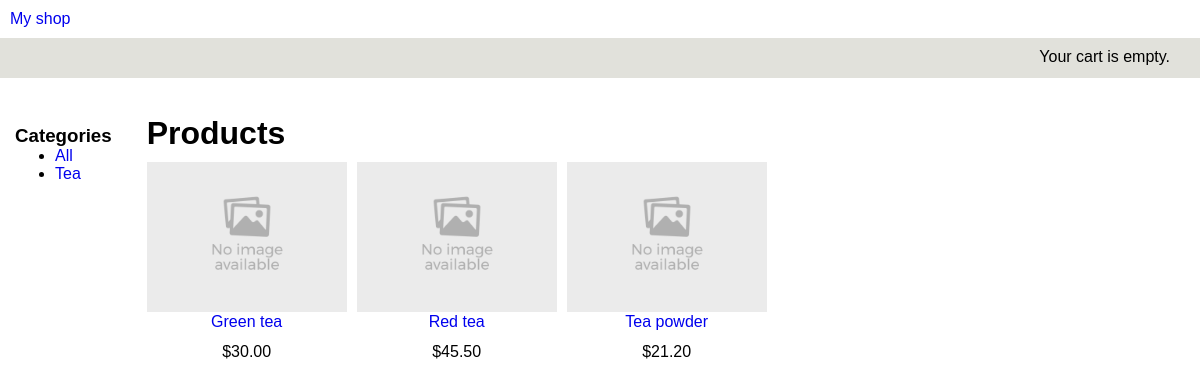
The page / on the database its author committed.
### shop/models.py (models this page shows, shortened)
class Category(models.Model):
    name = models.CharField(max_length=200, db_index=True)
    slug = models.SlugField(max_length=200, db_index=True, unique=True)
    class Meta:
        ordering = ('name',)
        verbose_name = 'Категория'
        verbose_name_plural = 'Категории'
    def get_absolute_url(self):
        return reverse('shop:product_list_by_category', args=[self.slug])

class Product(models.Model):
    category = models.ForeignKey(Category, on_delete=models.CASCADE, related_name='products')
    name = models.CharField(max_length=200, db_index=True)
    slug = models.SlugField(max_length=200, db_index=True)
    image = models.ImageField(upload_to='products/%Y/%m/%d', blank=True)
    description = models.TextField(blank=True)
    price = models.DecimalField(max_digits=10, decimal_places=2)
    stock = models.PositiveIntegerField()
    available = models.BooleanField(default=True)
    created = models.DateTimeField(auto_now_add=True)
    updated = models.DateTimeField(auto_now=True)
    class Meta:
        ordering = ('name',)
        index_together = (('id', 'slug'),)
    def get_absolute_url(self):
        return reverse('shop:product_detail', args=[self.pk, self.slug])

### shop/views.py (the view)
# urls.py: re_path(r'^$', views.product_list, name='product_list'),
def product_list(request, category_slug=None):
    category = None
    categories = Category.objects.all()
    products = Product.objects.filter(available=True)
    if category_slug:
        category = get_object_or_404(Category, slug=category_slug)
        products = products.filter(category=category)
    return render(request, 'shop/product/list.html',
                  {'category': category,
                   'categories': categories,
                   'products': products})

### cart/cart.py (called while the page is built)
    def __len__(self):
        return sum(item['quantity'] for item in self.cart.values())

### cart/context_processors.py (called while the page is built)
def cart(request):
    return {'cart': Cart(request)}

### templates/shop/product/list.html (shortened to what this page needs)
{% extends "shop/base.html" %}
{% load static %}
{% block content %}
    <div id="sidebar">
        <h3>Categories</h3>
        <ul>
            <li {% if not category %}class="selected"{% endif %}>
                <a href="{% url "shop:product_list" %}">All</a>
            </li>
            {% for c in categories %}
                <li {% if category.slug == c.slug %}class="selected"{% endif %}>
                    <a href="{{ c.get_absolute_url }}">{{ c.name }}</a>
                </li>
            {% endfor %}
        </ul>
    </div>
    <div id="main">
        <h1>{% if category %}{{ category.name }}{% else %}Products{% endif %}</h1>
        <div class="product-list">
            {% for product in products %}
                <div class="item">
                    <a href="{{ product.get_absolute_url }}">
                        <img src="{% if product.image %}{{ product.image.url }}{% else %}{% static "img/no_image.jpg" %}{% endif %}" alt="">
                    </a>
                    <p><a href="{{ product.get_absolute_url }}">{{ product.name }}</a></p><br>
                    ${{ product.price }}
                </div>
            {% endfor %}
        </div>
    </div>
{% endblock %}

### templates/shop/base.html (shortened to what this page needs)
{% load static %}
<!DOCTYPE html>
<html lang="">
<head>
    <link rel="stylesheet" type="text/css" href="{% static 'css/base.css' %}">
</head>
<body>
<div id="header">
    <a href="/" class="logo">My shop</a>
</div>
<div id="subheader">
    <div class="cart">
        {% with total_items=cart|length %}
            {% if cart|length > 0 %}
                You cart:
                <a href="{% url "cart:cart_detail" %}">
                    {{ total_items }} item{{ total_items|pluralize }}
                    ${{ cart.get_total_price }}
                </a>
            {% else %}
                Your cart is empty.
            {% endif %}
        {% endwith %}
    </div>
</div>
<div id="content">
    {% block content %}
    {% endblock %}
</div>
</body>
</html>

### static/css/base.css (style rules this page uses)
* { margin: 0; font-family: Verdana, sans-serif; }
body, html { height: 100%; min-width: 320px; }
#header { padding: 10px; }
#subheader { padding: 10px; background-color: #e1e1db; height: 20px; }
#content { position: absolute; top: 100px; display: flex; }
#sidebar { padding: 20px 10px 20px 10px; margin: 5px 0 5px 5px; }
#main { margin: 5px 5px 5px 15px; padding: 10px; }
.product-list { display: flex; flex-wrap: wrap; margin: 10px 0 0 0; }
.product-list img { width: 200px; }
.item { margin: 0 10px 0 0; text-align: center; line-height: 15px; }
.cart { position: absolute; right: 30px; }
a { text-decoration: none; }

### rows shown on the page
Category: name "Tea"
Product: name "Green tea", price "30.00"
Product: name "Red tea", price "45.50"
Product: name "Tea powder", price "21.20"
